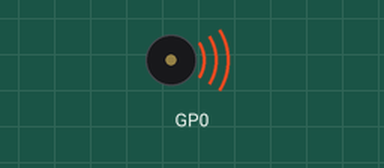
Bench run of a program on a simulated Raspberry Pi Pico running CircuitPython. Parts: buzzer (waves = sounding). At 10.0 s the program ends and the board releases its pins; the recording ends there.

Above: at 0.1 s.
Timing chart, 0 to 1.6 s (numbered marks = the images above):
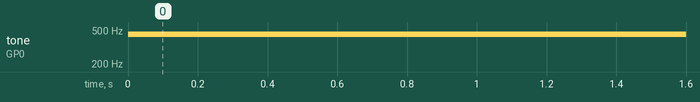

Measured:
- by itself, tone on GP0: silent → 444 Hz at 0.00 s

The program:

tonetest.py
```python
import audiocore
import audiopwmio
import board
import array
import time
import math

# Generate one period of sine wav.
length = 8000 // 440
sine_wave = array.array("H", [0] * length)
for i in range(length):
    sine_wave[i] = int(math.sin(math.pi * 2 * i / length) * (2 ** 15) + 2 ** 15)

dac = audiopwmio.PWMAudioOut(board.GP0)
sine_wave = audiocore.RawSample(sine_wave, sample_rate=8000)
dac.play(sine_wave, loop=True)
time.sleep(10)
dac.stop()
```
